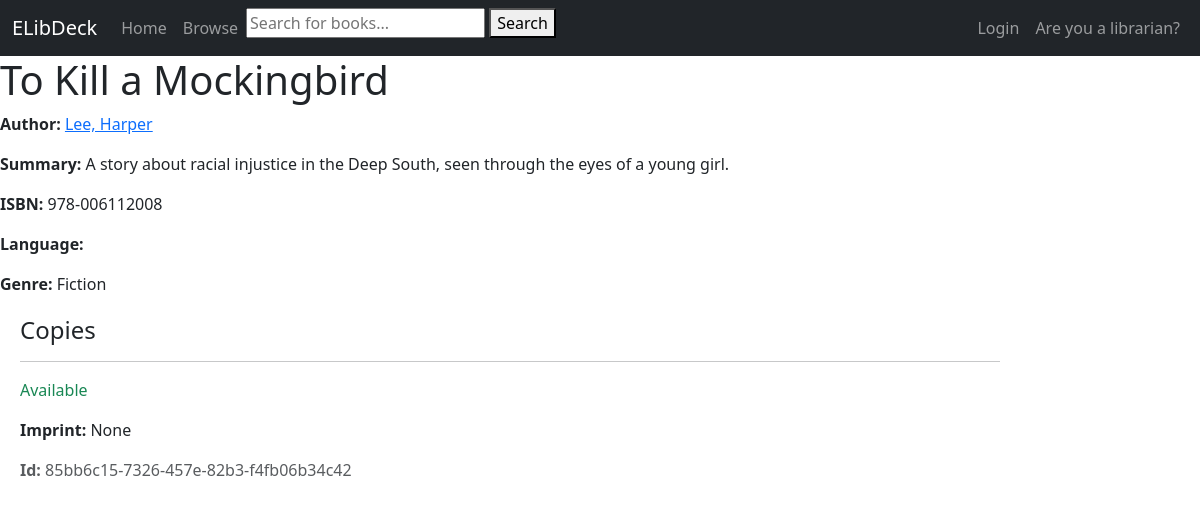
Before: /book/1 with the older database file.
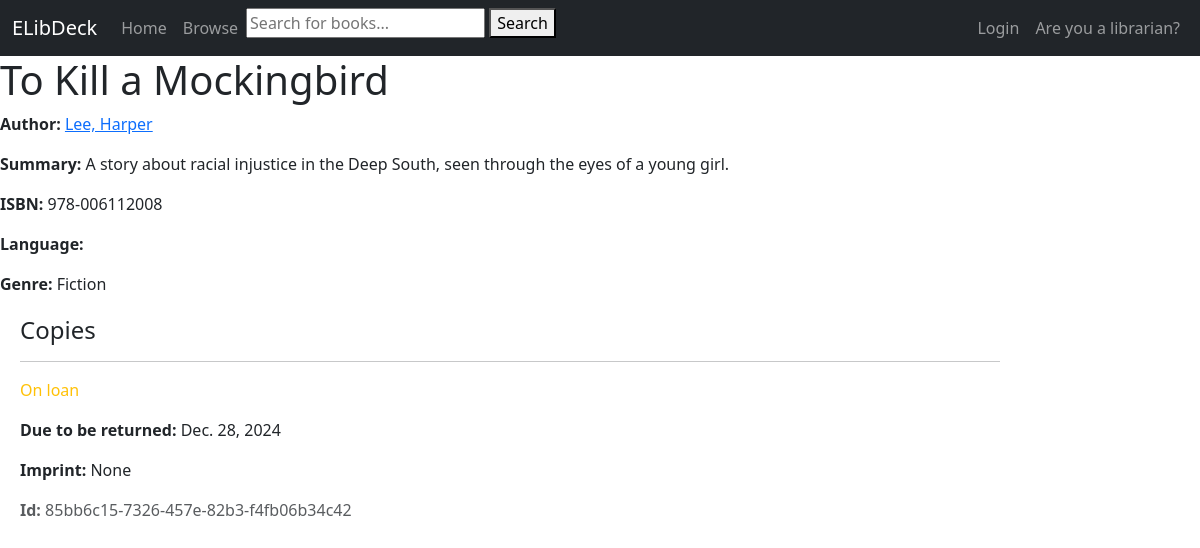
After: the same page with the newer database file.
### books_catalog/models.py (models this page shows, shortened)
class Book(models.Model):
    title = models.CharField(max_length=255, blank=True, null=True, help_text='Title of book')
    author = models.ForeignKey('Author', on_delete=models.RESTRICT, null=True)
    summary = models.TextField(max_length=1000, help_text="Enter a brief description of the book.", blank=True, null=True)
    isbn = models.CharField('ISBN', max_length=13, unique=True, help_text='13 character ISBN', blank=True, null=True)
    genre = models.ManyToManyField(Genre, help_text='Select a genre for this book.')
    publication_date = models.IntegerField(blank=True, null=True, help_text='Date of publication')
    class Meta:
        ordering = ['title', '-publication_date']

class Author(models.Model):
    first_name = models.CharField(max_length=100)
    last_name = models.CharField(max_length=100)
    date_of_birth = models.DateField(null=True, blank=True)
    date_of_death = models.DateField('Died', null=True, blank=True)
    class Meta:
        ordering = ['last_name', 'first_name']
    def get_absolute_url(self):
        return reverse('books_catalog:author-detail', args=[str(self.id)])
    def __str__(self):
        return f'{self.last_name}, {self.first_name}'

class Genre(models.Model):
    name = models.CharField(
        max_length=200,
        unique=True,
        help_text="Enter a book genre (e.g. Fantasy, Sci-Fi, Adventure, etc.), case-insensitive"
    )
    def __str__(self):
        return self.name
    class Meta:
        constraints = [
            UniqueConstraint(
                Lower('name'),
                name='genre_case_insensitive_unique',
                violation_error_message = "Genre already exists (case insensitive match)"
            ),
        ]

class BookInstance(models.Model):
    id = models.UUIDField(primary_key=True, default=uuid.uuid4,
                          help_text="Unique ID for this particular book across whole library")
    book = models.ForeignKey('Book', on_delete=models.RESTRICT, null=True)
    imprint = models.CharField(max_length=200, blank=True, null=True)
    due_date = models.DateField(null=True, blank=True)
    borrower = models.ForeignKey(settings.AUTH_USER_MODEL, on_delete=models.SET_NULL, null=True, blank=True)
    LOAN_STATUS = (
        ('o', 'On loan'),
        ('a', 'Available'),
        ('r', 'Reserved'),
    )
    LATE_FEE = 5.0
    status = models.CharField(
        max_length=1,
        choices=LOAN_STATUS,
        blank=True,
        default='m',
        help_text='Book availability',
    )
    class Meta:
        ordering = ['due_date']
        permissions = (("can_mark_returned", "Set book as returned"),)

### books_catalog/views.py (the view)
# urls.py: path('book/<int:pk>', views.BookDetailView.as_view(), name='book-detail'),
class BookDetailView(generic.DetailView):
    model = Book
    template_name = 'books_catalog/book_detail.html'
    context_object_name = 'book'

### books_catalog/templates/books_catalog/book_detail.html
{% extends 'generic.html' %}
{% block content %}
  <h1>{{ book.title }}</h1>
  <p><strong>Author:</strong> <a href="{{ book.author.get_absolute_url }}">{{ book.author }}</a></p>
  <p><strong>Summary:</strong> {{ book.summary }}</p>
  <p><strong>ISBN:</strong> {{ book.isbn }}</p>
  <p><strong>Language:</strong> {{ book.language }}</p>
  <p><strong>Genre:</strong> {{ book.genre.all|join:", " }}</p>
  <div style="margin-left:20px;margin-top:20px">
    <h4>Copies</h4>
    {% for copy in book.bookinstance_set.all %}
      <hr />
      <p
        class="{% if copy.status == 'a' %}text-success{% elif copy.status == 'm' %}text-danger{% else %}text-warning{% endif %}">
        {{ copy.get_status_display }}
      </p>
      {% if copy.status != 'a' %}
        <p><strong>Due to be returned:</strong> {{ copy.due_date }}</p>
      {% endif %}
      <p><strong>Imprint:</strong> {{ copy.imprint }}</p>
      <p class="text-muted"><strong>Id:</strong> {{ copy.id }}</p>
    {% endfor %}
  </div>
{% endblock %}

### templates/generic.html (shortened to what this page needs)
<!DOCTYPE html>
<html lang="en">
<head>
    <link href="https://cdn.jsdelivr.net/npm/bootstrap@5.3.0-alpha1/dist/css/bootstrap.min.css"
          rel="stylesheet"/>
</head>
<body>
<nav class="navbar navbar-expand-sm navbar-dark bg-dark">
    <div class="container-fluid">
        <a class="navbar-brand" href="{% url 'books_catalog:landing-page' %}">ELibDeck</a>
        <div class="collapse navbar-collapse" id="navbarNav">
            <ul class="navbar-nav">
                <li class="nav-item">
                    <a class="nav-link" href="{% url 'books_catalog:landing-page' %}">Home</a>
                </li>
                <li class="nav-item">
                    <a class="nav-link" href="{% url 'books_catalog:books' %}">Browse</a>
                </li>
                <li class="nav-item">
                    <form method="get" action="{% url 'books_catalog:search' %}">
                        <input type="text" name="q" placeholder="Search for books..." value="{{ query }}">
                        <button type="submit">Search</button>
                    </form>
                </li>
            </ul>
            <ul class="navbar-nav ms-auto">
                {% if user.is_authenticated %}
                    <li class="nav-item"><a class="nav-link" href="">{{ user.get_username }}</a></li>
                    <li class="nav-item">
                        <a class="nav-link" href="{% url 'account_logout' %}">Logout</a>
                    </li>
                {% else %}
                    <li class="nav-item">
                        <a class="nav-link" href="{% url 'account_login' %}?next={{ request.path }}">Login</a>
                    </li>
                    <li class="nav-item">
                        <a class="nav-link" href="{% url 'users:librarian-login' %}?next={{ request.path }}">Are you a
                            librarian?</a>
                    </li>
                {% endif %}
            </ul>
        </div>
    </div>
</nav>
<div class="col-sm-10">
    {% block content %}
    {% endblock %}
</div>
</body>
</html>

Changed rows visible on the page:
changed BookInstance "None": status "Available" → "On loan"; due_date (not shown) → "Dec. 28, 2024"
